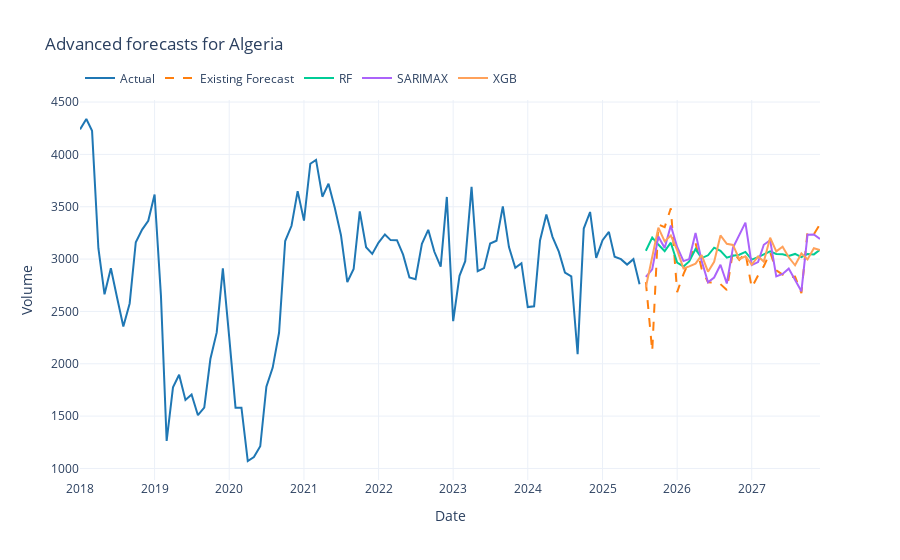

Notebook code cell kept with this figure:
### Code cell
# --- Generate advanced forecasts (aligned with df_forecast_period) ---
# Requires: routes, df_history (or speedsheet), df_forecast_period, FREQ
if 'df_forecast_period' in globals() and len(df_forecast_period) > 0:
    horizon_adv = len(df_forecast_period)
    future_idx = df_forecast_period.index
else:
    last_observed = df_history.index.max() if 'df_history' in globals() else speedsheet.index.max()
    future_idx = pd.date_range(last_observed + pd.offsets.MonthBegin(1), periods=FORECAST_HORIZON, freq=FREQ)
    horizon_adv = FORECAST_HORIZON
adv = {}
for route in routes:
    series = df_history[route] if 'df_history' in globals() else speedsheet[route]
    series = series.asfreq(FREQ)
    # SARIMAX
    model, order, seas, aic = fit_sarimax_quick(series, m=12)
    if model is not None:
        sar = model.get_forecast(steps=horizon_adv).predicted_mean
        sar.index = future_idx
        adv[(route, 'SARIMAX')] = sar
    # XGBoost
    try:
        xgb = forecast_ml_recursive(series, horizon_adv, model='xgb', lags=12)
        xgb.index = future_idx
        adv[(route, 'XGB')] = xgb
    except Exception as e:
        print(f"XGB failed for {route}: {e}")
    # RandomForest
    try:
        rf = forecast_ml_recursive(series, horizon_adv, model='rf', lags=12)
        rf.index = future_idx
        adv[(route, 'RF')] = rf
    except Exception as e:
        print(f"RF failed for {route}: {e}")
    # NeuralProphet (optional)
    np_fc = forecast_neuralprophet(series, horizon_adv)
    if np_fc is not None:
        np_fc.index = future_idx
        adv[(route, 'NeuralProphet')] = np_fc

# assemble dataframe
methods_adv = sorted(set(m for _, m in adv.keys()))
frames = []
for m in methods_adv:
    df_m = pd.DataFrame({r: adv[(r, m)] for r in routes if (r, m) in adv}, index=future_idx)
    df_m.columns = pd.MultiIndex.from_product([[m], df_m.columns])
    frames.append(df_m)
adv_df = pd.concat(frames, axis=1).sort_index(axis=1) if frames else pd.DataFrame(index=future_idx)
adv_df.columns = [f"{m}_{r}" for m, r in adv_df.columns] if not adv_df.empty else adv_df.columns
out_csv = OUTPUT_DIR / "advanced_forecasts.csv"
adv_df.to_csv(out_csv)
print("Saved advanced forecasts to:", out_csv)

# quick example plot (Plotly)
route_example = routes[0] if routes else None
if route_example is not None:
    import plotly.graph_objects as go
    fig = go.Figure()
    # Actuals
    hist_series = (df_history[route_example] if 'df_history' in globals() else speedsheet[route_example])
    fig.add_trace(go.Scatter(x=hist_series.index, y=hist_series.values, mode='lines', name='Actual', line=dict(color='#1f77b4')))
    # Existing forecast (if present)
    if 'df_forecast_period' in globals() and route_example in df_forecast_period.columns:
        ref_series = df_forecast_period[route_example]
        fig.add_trace(go.Scatter(x=ref_series.index, y=ref_series.values, mode='lines', name='Existing Forecast', line=dict(color='#ff7f0e', dash='dash')))
    # Advanced methods
    for m in methods_adv:
        col = f"{m}_{route_example}"
        if col in adv_df.columns:
            series = adv_df[col]
            fig.add_trace(go.Scatter(x=series.index, y=series.values, mode='lines', name=m))
    fig.update_layout(
        title=f"Advanced forecasts for {route_example}",
        xaxis_title='Date',
        yaxis_title='Volume',
        template='plotly_white',
        legend=dict(orientation='h', yanchor='bottom', y=1.02, xanchor='left', x=0)
    )
    out_html = OUTPUT_DIR / f"advanced_comparison_{route_example}.html"
    fig.write_html(str(out_html))
    print("Saved advanced comparison (Plotly) to:", out_html)
    fig.show()
else:
    print("No routes detected.")
